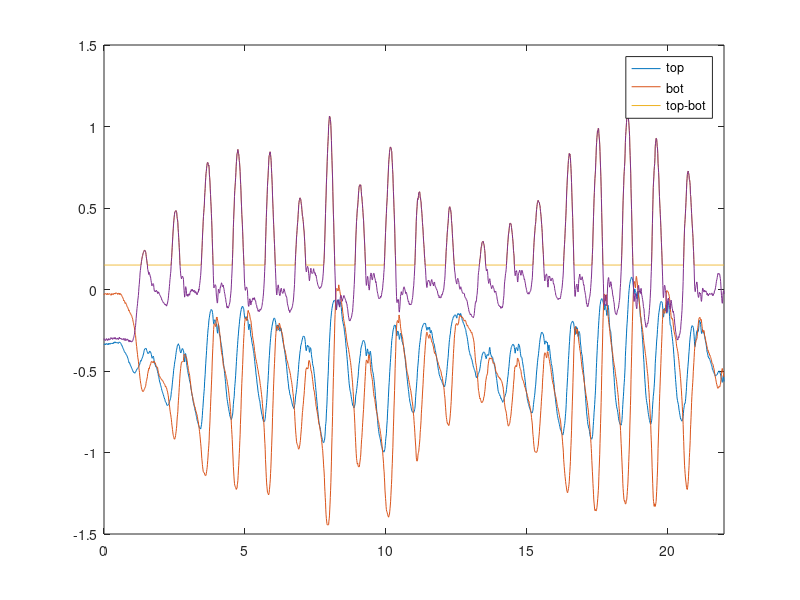
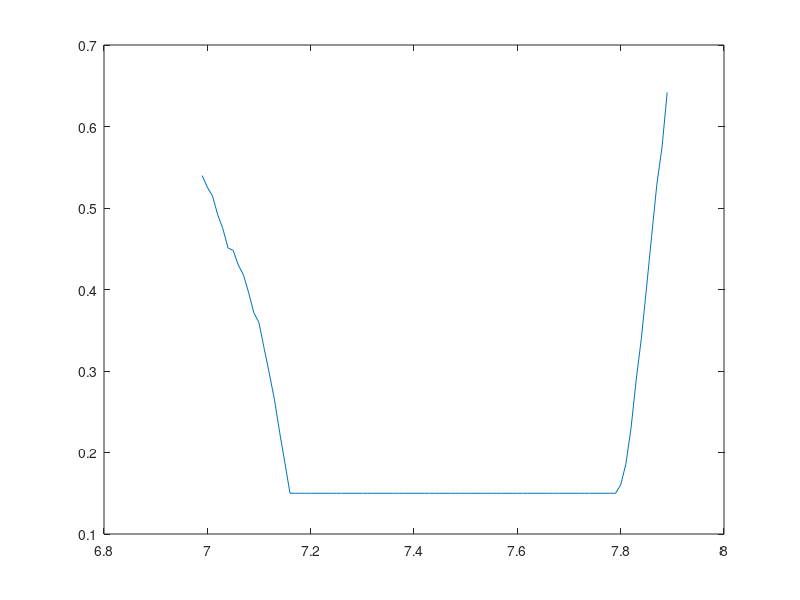

MATLAB code to generate these figures, in order:
clear all; clc; close all;

data = csvread('Data/magnet1.csv');

t0 = 1.03; tend = 23.03;
t = (t0:0.01:tend)';
angle_top = interp1(data(:,1)/1000, data(:,2), t);
angle_bot = interp1(data(:,3)/1000, data(:,4), t);
angle_knee = angle_top-angle_bot;
t = t - t0;

angle_knee_original = angle_knee;

angle_knee(angle_knee < 0.15) = 0.15;

swinging = [0; diff(angle_knee)];
swinging(swinging < 0) = -1;
swinging(swinging > 0) = 1;


figure;
plot( ...
   t, angle_top, ...
   t, angle_bot, ...
   t, angle_knee, ...
   t, angle_knee_original ...
);
   % t, swinging ...
legend('top', 'bot', 'top-bot');
xlim([0 tend-t0]);

start = 700; stop = 790;
t = t(start:stop);
angle_knee = angle_knee(start:stop);
figure;
plot( ...
   t, angle_knee ...
);
